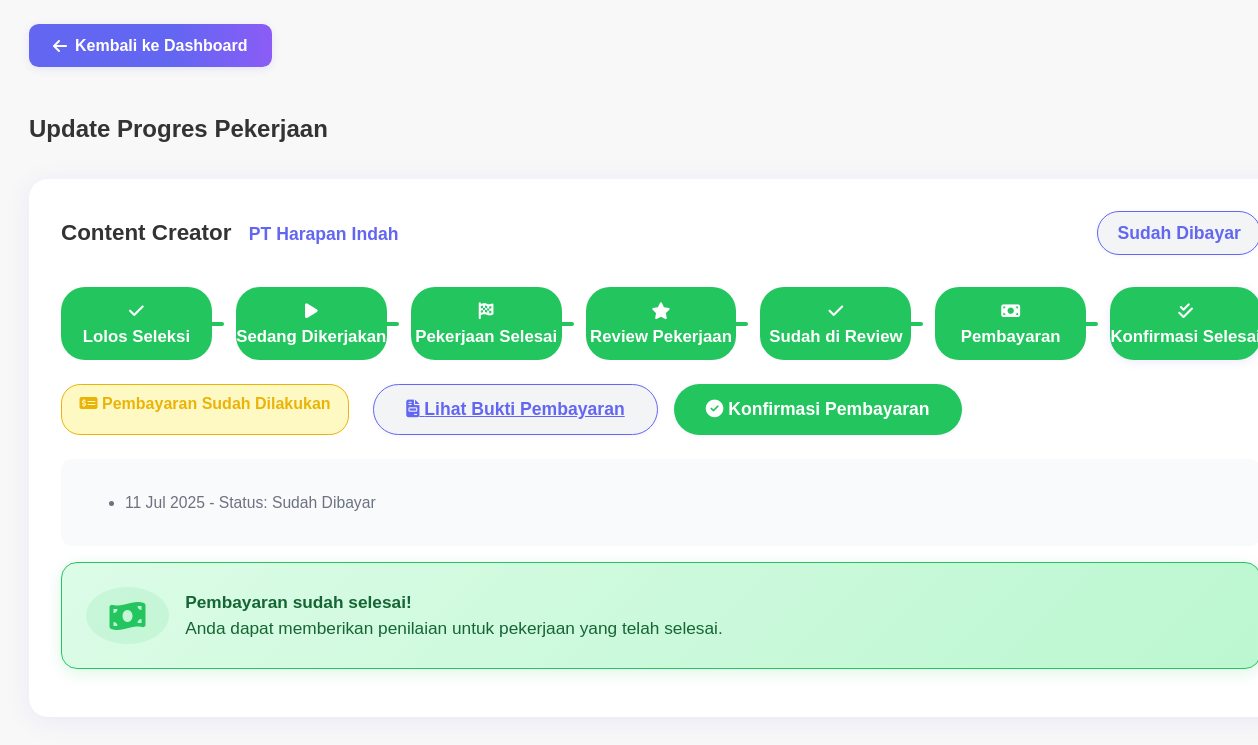
Screenshot of /src/pages/update-progress.php (signed in) with the database file from the repository.
### tables this page shows
CREATE TABLE `applications` (
  `id` int(11) NOT NULL,
  `user_id` int(11) NOT NULL,
  `job_id` int(11) NOT NULL,
  `cover_letter` text DEFAULT NULL,
  `cv_file` varchar(255) DEFAULT NULL,
  `expected_salary` decimal(10,2) DEFAULT NULL,
  `availability` varchar(50) DEFAULT NULL,
  `additional_info` text DEFAULT NULL,
  `status` enum('menunggu','direview','terseleksi','interview','lolos','tidak_terseleksi','tidak_lolos') NOT NULL DEFAULT 'menunggu',
  `work_status` enum('not_started','in_progress','completed','reviewed','sudah_direview','waiting_worker_confirmation','paid') DEFAULT 'not_started',
  `applied_at` timestamp NOT NULL DEFAULT current_timestamp(),
  `updated_at` timestamp NOT NULL DEFAULT current_timestamp() ON UPDATE current_timestamp(),
  `payment_proof` varchar(255) DEFAULT NULL
);

CREATE TABLE `jobs` (
  `id` int(11) NOT NULL,
  `title` varchar(255) NOT NULL,
  `brief_description` varchar(200) DEFAULT NULL,
  `full_description` text DEFAULT NULL,
  `category` varchar(100) DEFAULT NULL,
  `location` varchar(100) DEFAULT NULL,
  `payment_type` varchar(50) DEFAULT NULL,
  `amount` decimal(15,2) DEFAULT NULL,
  `currency` varchar(10) DEFAULT NULL,
  `requirements` text DEFAULT NULL,
  `company_name` varchar(100) DEFAULT NULL,
  `company_email` varchar(100) DEFAULT NULL,
  `company_logo_url` varchar(255) DEFAULT NULL,
  `posted_by` int(11) DEFAULT NULL,
  `created_at` timestamp NOT NULL DEFAULT current_timestamp(),
  `status` enum('TERBUKA','TERTUTUP') NOT NULL DEFAULT 'TERBUKA'
);

### src/pages/update-progress.php (the view, shortened to what this page needs)
<?php
require_once '../db/connection.php';
$user_id = $_SESSION['user_id'];
$app_id = isset($_GET['application_id']) ? intval($_GET['application_id']) : 0;
if ($app_id) {
    $query = mysqli_query($conn, "SELECT a.*, j.title, j.company_name FROM applications a JOIN jobs j ON a.job_id = j.id WHERE a.user_id='$user_id' AND a.id='$app_id'");
    $apps = [];
    if ($row = mysqli_fetch_assoc($query)) $apps[] = $row;
} else {
    $query = mysqli_query($conn, "SELECT a.*, j.title, j.company_name FROM applications a JOIN jobs j ON a.job_id = j.id WHERE a.user_id='$user_id'");
    $apps = [];
    while ($row = mysqli_fetch_assoc($query)) $apps[] = $row;
}
?>
<!DOCTYPE html>
<html lang="id">
<head>
    <link rel="stylesheet" href="../styles/update-progress.css">
    <link rel="stylesheet" href="https://cdnjs.cloudflare.com/ajax/libs/font-awesome/6.4.0/css/all.min.css">
    <link rel="stylesheet" href="../styles/tracking.css">
</head>
<body>
    <div class="container">
        <a href="../../user/page/dashboard.php" class="back-btn"><i class="fa fa-arrow-left"></i> Kembali ke Dashboard</a>
        <h2>Update Progres Pekerjaan</h2>
        <?php if (empty($apps)): ?>
            <div class="tracking-card">Tidak ada pekerjaan yang sedang berjalan.</div>
        <?php else: ?>
        <?php foreach ($apps as $app):
            $work_status = strtolower($app['work_status'] ?? 'not_started');
            $status_display = '';
            switch($work_status) {
                case 'paid': $status_display = 'Sudah Dibayar'; break;
            }
        ?>
        <div class="progress-card">
          <div class="job-header">
            <h2><?= htmlspecialchars($app['title']) ?> <span class="company"><?= htmlspecialchars($app['company_name']) ?></span></h2>
            <span class="badge badge-status badge-<?= $work_status ?><?php if($work_status=='reviewed') echo ' badge-reviewed'; ?>"><?= $status_display ?></span>
          </div>
          <div class="progress-stepper">
            <div class="progress-step <?= $work_status=='not_started'?'active':($work_status!='not_started'?'completed':'') ?>">
              <i class="fa fa-check"></i><br>Lolos Seleksi
            </div>
            <div class="progress-step <?= $work_status=='in_progress'?'active':(in_array($work_status,['completed','reviewed','waiting_worker_confirmation','paid'])?'completed':'') ?>">
              <i class="fa fa-play"></i><br>Sedang Dikerjakan
            </div>
            <div class="progress-step <?= $work_status=='completed'?'active':(in_array($work_status,['reviewed','waiting_worker_confirmation','paid'])?'completed':'') ?>">
              <i class="fa fa-flag-checkered"></i><br>Pekerjaan Selesai
            </div>
            <div class="progress-step <?= $work_status=='reviewed'?'active':(in_array($work_status,['waiting_worker_confirmation','paid'])?'completed':'') ?>">
              <i class="fa fa-star"></i><br>Review Pekerjaan
            </div>
            <div class="progress-step <?= in_array($work_status,['reviewed','waiting_worker_confirmation','paid']) && $work_status!='reviewed' ? 'completed' : ($work_status=='reviewed'?'active':'') ?>">
              <i class="fa fa-check"></i><br>Sudah di Review
            </div>
            <div class="progress-step <?= $work_status=='waiting_worker_confirmation'?'active':($work_status=='paid'?'completed':'') ?>">
              <i class="fa fa-money-bill"></i><br>Pembayaran
            </div>
            <div class="progress-step <?= $work_status=='paid'?'active completed':'' ?>">
              <i class="fa fa-check-double"></i><br>Konfirmasi Selesai
            </div>
          </div>
          <div class="progress-actions">
            <?php if ($work_status=='in_progress'): ?>
              <button class="btn btn-primary" onclick="updateProgress(<?= $app['id'] ?>, 'sudah_dikerjakan')">Pekerjaan Selesai</button>
            <?php elseif ($work_status=='paid'): ?>
              <span class="badge badge-pembayaran"><i class="fa fa-money-check-alt"></i> Pembayaran Sudah Dilakukan</span>
              <a href="../<?= $app['payment_proof'] ?>" class="btn btn-secondary" target="_blank"><i class="fa fa-file-invoice"></i> Lihat Bukti Pembayaran</a>
              <button class="btn btn-success" onclick="konfirmasiPembayaran(<?= $app['id'] ?>)"><i class="fa fa-check-circle"></i> Konfirmasi Pembayaran</button>
            <?php endif; ?>
          </div>
          <div class="progress-log">
            <ul>
              <li><?= date('d M Y', strtotime($app['updated_at'] ?? $app['applied_at'])) ?> - Status: <?= $status_display ?></li>
            </ul>
          </div>
          <?php if ($work_status=='not_started'): ?>
            <div class="info-card info-welcome">
                <i class="fa fa-user-check"></i>
                <div class="info-text">
                    <strong>Pekerja telah diterima.</strong><br>
                    Menunggu mulai pengerjaan.
                </div>
            </div>
          <?php elseif ($work_status=='paid'): ?>
            <div class="info-card info-paid">
                <i class="fa fa-money-bill-wave"></i>
                <div class="info-text">
                    <strong>Pembayaran sudah selesai!</strong><br>
                    Anda dapat memberikan penilaian untuk pekerjaan yang telah selesai.
                </div>
            </div>
          <?php endif; ?>
        </div>
        <?php endforeach; ?>
        <?php endif; ?>
    </div>
</body>
</html>

### src/styles/update-progress.css (style rules this page uses)
body { font-family: sans-serif; background: #f8f8f8; color: #333; margin: 0; padding: 0; line-height: 1.5; }
.container { max-width: 1200px; margin-left: auto; margin-right: auto; padding-left: 1rem; padding-right: 1rem; }
.progress-card { background: #fff; border-radius: 1.2rem; box-shadow: 0 4px 24px rgba(99,102,241,0.10); padding: 2rem; margin: 2rem 0; max-width: 100vw; width: 100%; margin-left: auto; margin-right: auto; }
.job-header { display: flex; justify-content: space-between; align-items: center; flex-wrap: wrap; gap: 1rem; }
.job-header h2 { font-size: 1.4rem; font-weight: 700; margin: 0; }
.job-header .company { font-size: 1.1rem; color: #6366f1; margin-left: 0.7rem; font-weight: 600; }
.badge-status { font-size: 1.1rem; padding: 0.5rem 1.2rem; border-radius: 2rem; font-weight: 600; background: #f3f4f6; color: #6366f1; border: 1.5px solid #6366f1; box-shadow: 0 1px 4px rgba(99,102,241,0.07); }
.badge-pembayaran { background: #fef9c3; color: #eab308; border: 1.5px solid #eab308; border-radius: 1.2rem; padding: 0.4rem 1.1rem; font-weight: 600; font-size: 1rem; margin-right: 0.5rem; }
.progress-stepper { display: flex; gap: 1.5rem; margin: 2rem 0 1.5rem 0; justify-content: space-between; flex-wrap: nowrap; overflow-x: visible; width: 100%; }
.progress-step { flex: 1 1 0; min-width: 120px; text-align: center; position: relative; padding: 0.7rem 0; border-radius: 1.5rem; background: #f3f4f6; color: #888; font-size: 1.05rem; font-weight: 500; transition: background 0.2s, color 0.2s; }
.progress-step.active { background: #6366f1; color: #fff; font-weight: bold; box-shadow: 0 2px 8px rgba(99,102,241,0.13); }
.progress-step.completed { background: #22c55e; color: #fff; font-weight: bold; }
.progress-step:not(:last-child)::after { content: ''; position: absolute; right: -0.75rem; top: 50%; transform: translateY(-50%); width: 1.5rem; height: 4px; background: #e5e7eb; z-index: 0; border-radius: 2px; }
.progress-step.completed:not(:last-child)::after { background: #22c55e; }
.progress-actions { display: flex; gap: 1rem; margin: 1.5rem 0 0.5rem 0; flex-wrap: wrap; }
.btn { padding: 0.7rem 2rem; border-radius: 2rem; font-size: 1.1rem; font-weight: 600; cursor: pointer; transition: background 0.18s, color 0.18s, box-shadow 0.18s; box-shadow: 0 1px 4px rgba(99,102,241,0.07); border: none; outline: none; }
.btn-secondary { background: #f3f4f6; color: #6366f1; border: 1.5px solid #6366f1; }
.btn-success { background: #22c55e; color: #fff; border: none; }
.progress-log { margin-top: 1.5rem; font-size: 0.98rem; color: #6b7280; background: #f9fafb; border-radius: 0.7rem; padding: 1rem 1.5rem; }
.back-btn { display: inline-flex; align-items: center; gap: 0.5rem; background: linear-gradient(90deg, #6366f1 60%, #8b5cf6 100%); color: #fff; border: none; border-radius: 0.6rem; padding: 0.6rem 1.5rem; font-size: 1rem; font-weight: 600; margin-top: 1.5rem; margin-bottom: 1.5rem; box-shadow: 0 2px 8px rgba(99,102,241,0.13); cursor: pointer; text-decoration: none; transition: background 0.2s, box-shadow 0.2s, transform 0.1s; }

### rows the page displays
applications: job.title "Content Creator", job.company_name "PT Harapan Indah", work_status "Sudah Dibayar", updated_at "11 Jul 2025", shows "Pembayaran sudah selesai!"
